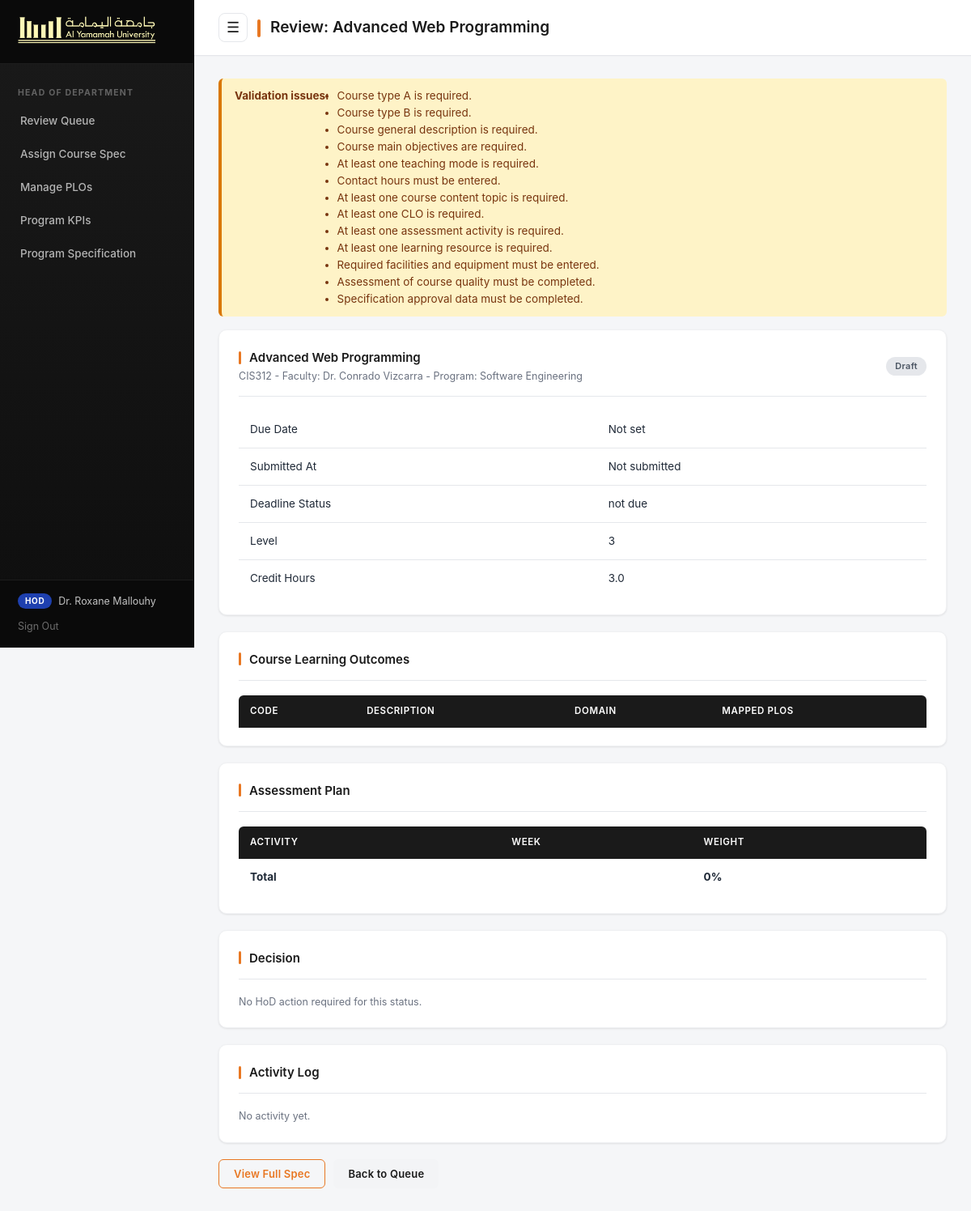
The app's page /hod/course_review_clean.php?id=1 (signed in) with its own data.
### tables this page shows
CREATE TABLE `course_specs` (
  `course_id` int NOT NULL,
  `program_id` int DEFAULT NULL,
  `faculty_id` int DEFAULT NULL,
  `course_title` varchar(200) NOT NULL,
  `course_code` varchar(50) DEFAULT NULL,
  `credit_hours` decimal(4,1) DEFAULT NULL,
  `course_type` varchar(100) DEFAULT NULL,
  `teaching_mode` varchar(100) DEFAULT NULL,
  `course_level` int DEFAULT NULL,
  `prerequisites` varchar(200) DEFAULT NULL,
  `corequisites` varchar(200) DEFAULT NULL,
  `course_description` text,
  `objectives` text,
  `learning_resources` text,
  `version` varchar(20) DEFAULT '1.0',
  `status` enum('draft','pending_hod','pending_qa','approved') DEFAULT 'draft',
  `created_at` datetime DEFAULT CURRENT_TIMESTAMP,
  `updated_at` datetime DEFAULT CURRENT_TIMESTAMP ON UPDATE CURRENT_TIMESTAMP
);

CREATE TABLE `user` (
  `user_id` int NOT NULL,
  `username` varchar(100) NOT NULL,
  `password` varchar(255) NOT NULL,
  `role` enum('faculty','hod','qa') NOT NULL,
  `full_name` varchar(150) DEFAULT NULL,
  `department` varchar(150) DEFAULT NULL,
  `created_at` datetime DEFAULT CURRENT_TIMESTAMP
);

CREATE TABLE `program_specs` (
  `program_id` int NOT NULL,
  `program_name` varchar(200) NOT NULL,
  `program_code` varchar(50) DEFAULT NULL,
  `college` varchar(150) DEFAULT NULL,
  `department` varchar(150) DEFAULT NULL,
  `credit_hours` int DEFAULT NULL,
  `qualification_level` varchar(100) DEFAULT NULL,
  `mission` text,
  `goals` text,
  `program_aims` text,
  `program_structure` text
);

### includes/course_validation.php (called while the page is built, shortened)
<?php
function aqmsTableExists(PDO $pdo, string $tableName): bool {
    try {
        $stmt = $pdo->prepare('SHOW TABLES LIKE ?');
        $stmt->execute([$tableName]);
        return (bool)$stmt->fetchColumn();
    } catch (Exception $e) {
        return false;
    }
}
function aqmsColumnExists(PDO $pdo, string $tableName, string $columnName): bool {
    try {
        $stmt = $pdo->prepare("SHOW COLUMNS FROM `$tableName` LIKE ?");
        $stmt->execute([$columnName]);
        return (bool)$stmt->fetchColumn();
    } catch (Exception $e) {
        return false;
    }
}
function aqmsValidateCourseSpecification(PDO $pdo, array $course, bool $strict = true): array {
    $errors = [];
    $courseId = intval($course['course_id'] ?? 0);
    $requiredCourseFields = [
        'course_title' => 'Course title is required.',
        'course_code' => 'Course code is required.',
        'program_id' => 'Program is required.',
        'credit_hours' => 'Credit hours are required.',
        'course_level' => 'Course level/year is required.',
        'course_type' => 'Course type A is required.',
        'required_elective' => 'Course type B is required.',
        'course_description' => 'Course general description is required.',
        'objectives' => 'Course main objectives are required.'
    ];
    foreach ($requiredCourseFields as $field => $message) {
        if (!isset($course[$field]) || trim((string)$course[$field]) === '') $errors[] = $message;
    }
    $teachingModes = $pdo->prepare('SELECT COUNT(*) FROM teaching_modes WHERE course_id = ?');
    $teachingModes->execute([$courseId]);
    if ((int)$teachingModes->fetchColumn() === 0) $errors[] = 'At least one teaching mode is required.';
    $contactHours = $pdo->prepare('SELECT COUNT(*) FROM contact_hours WHERE course_id = ? AND hours IS NOT NULL AND hours > 0');
    $contactHours->execute([$courseId]);
    if ((int)$contactHours->fetchColumn() === 0) $errors[] = 'Contact hours must be entered.';
    $topics = $pdo->prepare('SELECT COUNT(*) FROM course_topics WHERE course_id = ? AND TRIM(topic_text) != ""');
    $topics->execute([$courseId]);
    if ((int)$topics->fetchColumn() === 0) $errors[] = 'At least one course content topic is required.';
    $clos = $pdo->prepare('SELECT clo_id, clo_code, description FROM course_learning_outcomes WHERE course_id = ?');
    $clos->execute([$courseId]);
    $cloRows = $clos->fetchAll(PDO::FETCH_ASSOC);
    if (empty($cloRows)) {
        $errors[] = 'At least one CLO is required.';
    }
    $assessmentFields = 'id, activity_name, timing_week, percentage';
    if (aqmsColumnExists($pdo, 'assessments', 'rubric')) $assessmentFields .= ', rubric';
    if (aqmsColumnExists($pdo, 'assessments', 'performance_task')) $assessmentFields .= ', performance_task';
    $assessments = $pdo->prepare("SELECT $assessmentFields FROM assessments WHERE course_id = ?");
    $assessments->execute([$courseId]);
    $assessmentRows = $assessments->fetchAll(PDO::FETCH_ASSOC);
    if (empty($assessmentRows)) {
        $errors[] = 'At least one assessment activity is required.';
    }
    $resources = $pdo->prepare('SELECT COUNT(*) FROM resources WHERE course_id = ? AND TRIM(resource_text) != ""');
    $resources->execute([$courseId]);
    if ((int)$resources->fetchColumn() === 0) $errors[] = 'At least one learning resource is required.';
    if (aqmsTableExists($pdo, 'course_facilities')) {
        $facilities = $pdo->prepare('SELECT COUNT(*) FROM course_facilities WHERE course_id = ? AND TRIM(resources) != ""');
        $facilities->execute([$courseId]);
        if ((int)$facilities->fetchColumn() === 0) $errors[] = 'Required facilities and equipment must be entered.';
    }
    if (aqmsTableExists($pdo, 'course_quality')) {
        $quality = $pdo->prepare('SELECT COUNT(*) FROM course_quality WHERE course_id = ? AND TRIM(assessor) != "" AND TRIM(assessment_method) != ""');
        $quality->execute([$courseId]);
        if ((int)$quality->fetchColumn() === 0) $errors[] = 'Assessment of course quality must be completed.';
    }
    if ($strict && aqmsTableExists($pdo, 'course_approval')) {
        $approval = $pdo->prepare('SELECT COUNT(*) FROM course_approval WHERE course_id = ? AND TRIM(council_committee) != "" AND TRIM(reference_no) != "" AND approval_date IS NOT NULL');
        $approval->execute([$courseId]);
        if ((int)$approval->fetchColumn() === 0) $errors[] = 'Specification approval data must be completed.';
    }
    return array_values(array_unique($errors));
}

### hod/course_review_clean.php (the view, shortened to what this page needs)
<?php
require_once '../db.php';
require_once '../includes/course_validation.php';
$course_id = intval($_GET['id'] ?? 0);
$stmt = $pdo->prepare('SELECT cs.*, ps.program_name, u.full_name as faculty_name FROM course_specs cs LEFT JOIN program_specs ps ON cs.program_id = ps.program_id LEFT JOIN user u ON cs.faculty_id = u.user_id WHERE cs.course_id = ?');
$stmt->execute([$course_id]);
$course = $stmt->fetch();
$page_title = 'Review: ' . $course['course_title'];
$validation_errors = aqmsValidateCourseSpecification($pdo, $course, true);
$assessments = $pdo->prepare('SELECT * FROM assessments WHERE course_id = ? ORDER BY timing_week');
$assessments->execute([$course_id]);
$assessments = $assessments->fetchAll();
$logs = $pdo->prepare('SELECT al.*, u.full_name, u.role FROM approval_log al JOIN user u ON al.user_id = u.user_id WHERE al.course_id = ? ORDER BY al.created_at DESC');
$logs->execute([$course_id]);
$logs = $logs->fetchAll();
include '../includes/header.php';
?>
<?php if (!empty($validation_errors)): ?>
<div class="alert alert-warning"><strong>Validation issues:</strong><ul><?php foreach ($validation_errors as $item): ?><li><?php echo htmlspecialchars($item); ?></li><?php endforeach; ?></ul></div>
<?php endif; ?>
<div class="card">
    <div class="card-header">
        <div>
            <h2><?php echo htmlspecialchars($course['course_title']); ?></h2>
            <small class="text-muted"><?php echo htmlspecialchars($course['course_code']); ?> - Faculty: <?php echo htmlspecialchars($course['faculty_name']); ?> - Program: <?php echo htmlspecialchars($course['program_name'] ?? ''); ?></small>
        </div>
        <span class="status-badge status-<?php echo $course['status']; ?>"><?php echo ucwords(str_replace('_', ' ', $course['status'])); ?></span>
    </div>
    <table>
        <tr><td>Due Date</td><td><?php echo htmlspecialchars($course['due_date'] ?? 'Not set'); ?></td></tr>
        <tr><td>Submitted At</td><td><?php echo htmlspecialchars($course['submitted_at'] ?? 'Not submitted'); ?></td></tr>
        <tr><td>Deadline Status</td><td><?php echo htmlspecialchars(str_replace('_', ' ', $course['deadline_status'] ?? 'not_due')); ?></td></tr>
        <tr><td>Level</td><td><?php echo htmlspecialchars($course['course_level']); ?></td></tr>
        <tr><td>Credit Hours</td><td><?php echo htmlspecialchars($course['credit_hours']); ?></td></tr>
    </table>
</div>
<div class="card">
    <div class="card-header"><h2>Course Learning Outcomes</h2></div>
    <table>
        <thead><tr><th>Code</th><th>Description</th><th>Domain</th><th>Mapped PLOs</th></tr></thead>
    </table>
</div>
<div class="card">
    <div class="card-header"><h2>Assessment Plan</h2></div>
    <table>
        <thead><tr><th>Activity</th><th>Week</th><th>Weight</th></tr></thead>
        <tbody>
        <?php $total = 0; foreach ($assessments as $a): $total += $a['percentage']; ?>
            <tr><td><?php echo htmlspecialchars($a['activity_name']); ?></td><td><?php echo htmlspecialchars($a['timing_week']); ?></td><td><?php echo htmlspecialchars($a['percentage']); ?>%</td></tr>
        <?php endforeach; ?>
        <tr><td colspan="2"><strong>Total</strong></td><td><strong><?php echo $total; ?>%</strong></td></tr>
        </tbody>
    </table>
</div>
<div class="card">
    <div class="card-header"><h2>Decision</h2></div>
    <?php if ($course['status'] === 'pending_hod'): ?>
    <form method="POST">
        <div class="form-group"><label>Comment / Feedback</label><textarea name="comment" rows="5"></textarea></div>
        <button type="submit" name="action" value="approve" class="btn btn-success" <?php echo !empty($validation_errors) ? 'disabled' : ''; ?>>Approve and Forward to QA</button>
        <button type="submit" name="action" value="reject" class="btn btn-danger">Return to Faculty</button>
    </form>
    <?php else: ?>
        <p class="text-muted">No HoD action required for this status.</p>
    <?php endif; ?>
</div>
<div class="card">
    <div class="card-header"><h2>Activity Log</h2></div>
    <?php if (empty($logs)): ?><p class="text-muted">No activity yet.</p><?php endif; ?>
</div>
<div style="display:flex; gap:10px; margin-bottom:20px;">
    <a href="<?php echo BASE_URL; ?>/course/view.php?id=<?php echo $course_id; ?>" class="btn btn-outline" target="_blank">View Full Spec</a>
    <a href="dashboard.php" class="btn btn-ghost">Back to Queue</a>
</div>
<?php include '../includes/footer.php'; ?>

### includes/header.php (shortened to what this page needs)
<?php
$role = $_SESSION['role'] ?? '';
$name = $_SESSION['name'] ?? $_SESSION['username'] ?? '';
$b = BASE_URL;
$current = $_SERVER['SCRIPT_NAME'];
function navActive($current, $needle) {
    return strpos($current, $needle) !== false ? 'active' : '';
}
?>
<!DOCTYPE html>
<html lang="en">
<head>
    <link rel="stylesheet" href="<?php echo $b; ?>/assets/style.css">
    <link rel="stylesheet" href="<?php echo $b; ?>/assets/aqms_form_fix.css">
    <link rel="stylesheet" href="<?php echo $b; ?>/assets/course_template_overrides.css">
</head>
<body>
<div class="layout">
    <aside class="sidebar" id="appSidebar">
        <div class="sidebar-brand">
            <img src="<?php echo $b; ?>/assets/yu-logo.png" alt="Al Yamamah University" onerror="this.style.display='none'; document.getElementById('brand-fallback').style.display='block';">
        </div>
        <nav class="sidebar-nav">
            <?php if ($role === 'faculty'): ?>
                <div class="nav-section">Faculty</div>
                <a href="<?php echo $b; ?>/faculty/dashboard.php" class="<?php echo navActive($current, 'faculty/dashboard'); ?>"><span class="label">My Courses</span></a>
                <a href="<?php echo $b; ?>/faculty/course_create.php" class="<?php echo navActive($current, 'course_create'); ?>"><span class="label">New Course Spec</span></a>
                <a href="<?php echo $b; ?>/mapping.php" class="<?php echo navActive($current, 'mapping.php'); ?>"><span class="label">CLO-PLO Mapping</span></a>
            <?php elseif ($role === 'hod'): ?>
                <div class="nav-section">Head of Department</div>
                <a href="<?php echo $b; ?>/hod/dashboard.php" class="<?php echo navActive($current, 'hod/dashboard'); ?>"><span class="label">Review Queue</span></a>
                <a href="<?php echo $b; ?>/hod/course_assign.php" class="<?php echo navActive($current, 'course_assign'); ?>"><span class="label">Assign Course Spec</span></a>
                <a href="<?php echo $b; ?>/hod/plos.php" class="<?php echo navActive($current, 'hod/plos'); ?>"><span class="label">Manage PLOs</span></a>
                <a href="<?php echo $b; ?>/hod/program_kpis.php" class="<?php echo navActive($current, 'program_kpis'); ?>"><span class="label">Program KPIs</span></a>
                <a href="<?php echo $b; ?>/program/edit.php" class="<?php echo navActive($current, 'program/edit'); ?>"><span class="label">Program Specification</span></a>
            <?php endif; ?>
        </nav>
        <div class="sidebar-footer">
            <div class="user-info"><span class="role-badge role-<?php echo $role; ?>"><?php echo strtoupper($role); ?></span><span><?php echo htmlspecialchars($name); ?></span></div>
            <a href="<?php echo $b; ?>/logout.php" class="logout-link">Sign Out</a>
        </div>
    </aside>
    <main class="main-content">
        <div class="topbar"><div style="display:flex; align-items:center; gap:12px;"><button type="button" class="sidebar-toggle no-print" id="sidebarToggle" aria-label="Toggle sidebar">☰</button><h1 class="page-title"><span class="topbar-accent"></span><?php echo htmlspecialchars($page_title ?? 'Dashboard'); ?></h1></div></div>
        <div class="content-body">

### assets/aqms_form_fix.css (style rules this page uses)
.sidebar-toggle { width: 36px; height: 36px; border: 1px solid var(--border); background: #fff; color: var(--yu-black); border-radius: 8px; cursor: pointer; font-size: 18px; line-height: 1; }

### records on screen
course_specs: course_title "Review: Advanced Web Programming", course_title "Advanced Web Programming", course_code "CIS312", faculty.full_name "Dr. Conrado Vizcarra", program.program_name "Software Engineering", status "Draft", due_date "Not set", submitted_at "Not submitted", deadline_status "not due", course_level "3", credit_hours "3.0"

### other values on screen
$role "HOD"
$name "Dr. Roxane Mallouhy"
$item "Course type A is required."
$item "Course type B is required."
$item "Course general description is required."
$item "Course main objectives are required."
$item "At least one teaching mode is required."
$item "Contact hours must be entered."
$item "At least one course content topic is required."
$item "At least one CLO is required."
$item "At least one assessment activity is required."
$item "At least one learning resource is required."
$item "Required facilities and equipment must be entered."
$item "Assessment of course quality must be completed."
$item "Specification approval data must be completed."
